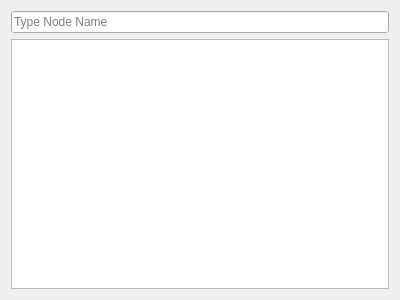
<?xml version="1.0" encoding="UTF-8"?>
<ui version="4.0">
 <class>NodeNameDialog</class>
 <widget class="QDialog" name="NodeNameDialog">
  <property name="geometry">
   <rect>
    <x>0</x>
    <y>0</y>
    <width>400</width>
    <height>300</height>
   </rect>
  </property>
  <property name="windowTitle">
   <string>Insert Node</string>
  </property>
  <layout class="QVBoxLayout" name="verticalLayout">
   <item>
    <widget class="QLineEdit" name="lineEdit">
     <property name="placeholderText">
      <string>Type Node Name</string>
     </property>
     <property name="clearButtonEnabled">
      <bool>true</bool>
     </property>
    </widget>
   </item>
   <item>
    <widget class="QListWidget" name="listWidget"/>
   </item>
  </layout>
 </widget>
 <resources/>
 <connections/>
</ui>
